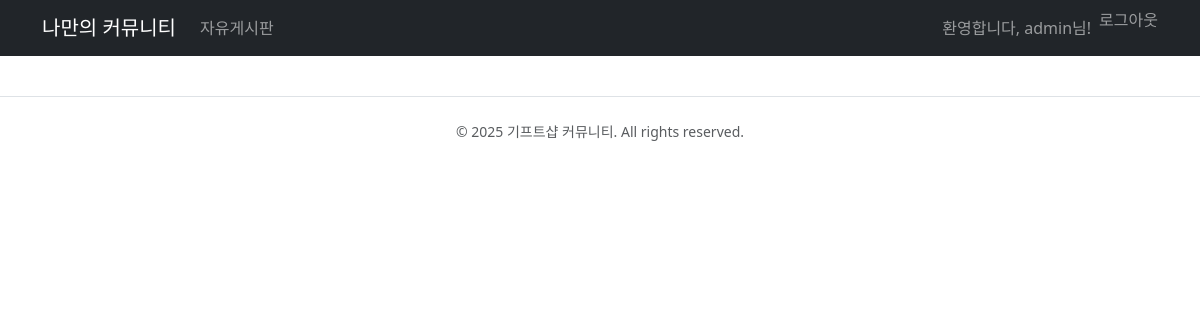
Page /posts/ (signed in) on the earlier database version.
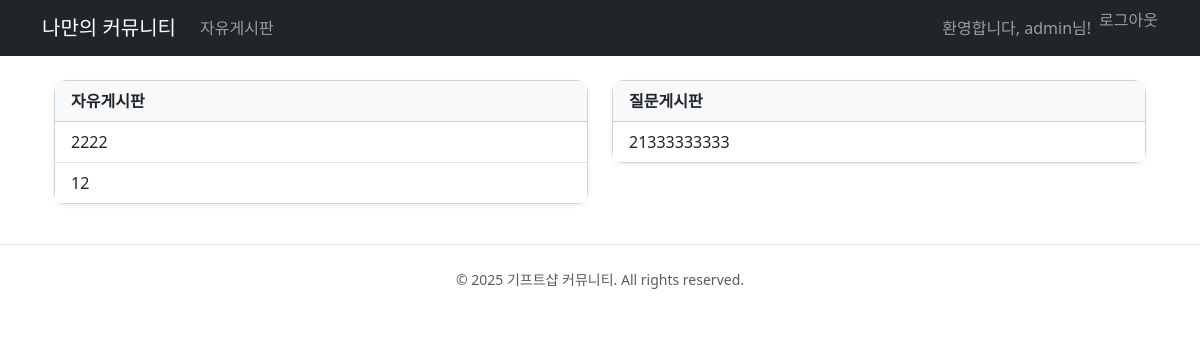
Same page on the later database version.
### posts/models.py (models this page shows, shortened)
class Category(models.Model):
    name = models.CharField(max_length=50, unique=True)

class Post(models.Model):
    category = models.ForeignKey(Category, on_delete=models.CASCADE, null=True)
    title = models.CharField(max_length=50)
    content = models.TextField()
    created_at = models.DateTimeField(auto_now_add=True)

### posts/views.py (the view)
# urls.py: path('', views.index, name='index'),  # 대문 페이지
def index(request):
    categories = Category.objects.all()
    category_post_list = {}
    for category in categories:
        posts = Post.objects.filter(category=category).order_by('-created_at')[:5]
        category_post_list[category] = posts
    context = {
        'category_post_list': category_post_list,
    }
    return render(request, 'posts/index.html', context)

### posts/templates/posts/index.html (shortened to what this page needs)
{% extends 'base.html' %}
{% block content %}
<div class="container">
    <div class="row mt-4">
        {% for category, posts_in_category in category_post_list.items %}
            <div class="col-md-6 mb-4">
                <div class="card shadow-sm">
                    <div class="card-header fw-bold bg-light">
                        <a href="{% url 'post_list_by_category' category.id %}" class="text-decoration-none text-dark">{{ category.name }}</a>
                    </div>
                    <ul class="list-group list-group-flush">
                        {% for post in posts_in_category %}
                            <li class="list-group-item d-flex justify-content-between align-items-center">
                                <a href="{% url 'post_detail' post.pk %}" class="text-decoration-none text-body">{{ post.title }}</a>
                            </li>
                        {% empty %}
                            <li class="list-group-item text-muted">게시글이 없습니다.</li>
                        {% endfor %}
                    </ul>
                </div>
            </div>
        {% endfor %}
    </div>
</div>
{% endblock %}

Differences in the rows shown:
added Category: name "자유게시판"
added Post: title "2222", shown under "자유게시판"
now on this page (row edited): Post: title "12", shown under "자유게시판"
added Category: name "질문게시판"
added Post: title "21333333333", shown under "질문게시판"
